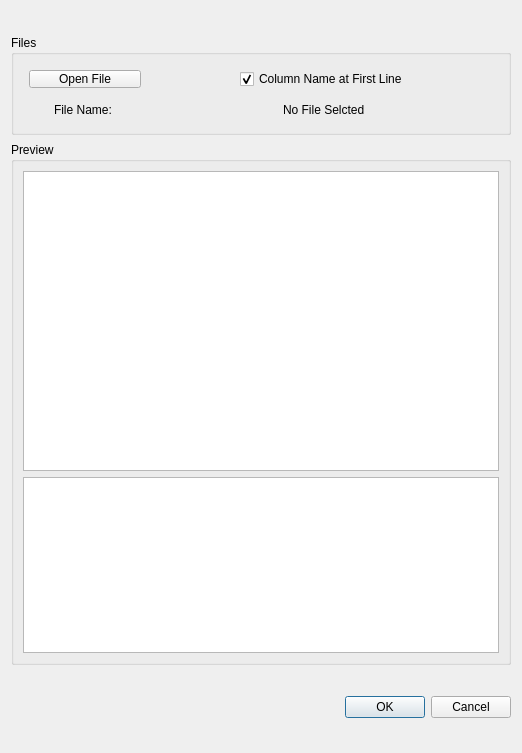
<?xml version="1.0" encoding="UTF-8"?>
<ui version="4.0">
 <class>file_reader_dialog</class>
 <widget class="QDialog" name="file_reader_dialog">
  <property name="geometry">
   <rect>
    <x>0</x>
    <y>0</y>
    <width>518</width>
    <height>753</height>
   </rect>
  </property>
  <property name="windowTitle">
   <string>File Reader Dialog</string>
  </property>
  <property name="styleSheet">
   <string notr="true">background: None;</string>
  </property>
  <layout class="QVBoxLayout" name="verticalLayout">
   <item>
    <spacer name="verticalSpacer_4">
     <property name="orientation">
      <enum>Qt::Vertical</enum>
     </property>
     <property name="sizeHint" stdset="0">
      <size>
       <width>20</width>
       <height>40</height>
      </size>
     </property>
    </spacer>
   </item>
   <item>
    <widget class="QGroupBox" name="groupBox">
     <property name="minimumSize">
      <size>
       <width>400</width>
       <height>100</height>
      </size>
     </property>
     <property name="title">
      <string>Files</string>
     </property>
     <layout class="QGridLayout" name="gridLayout" rowstretch="2,1" columnstretch="1,3">
      <property name="leftMargin">
       <number>15</number>
      </property>
      <property name="topMargin">
       <number>15</number>
      </property>
      <property name="rightMargin">
       <number>15</number>
      </property>
      <property name="bottomMargin">
       <number>15</number>
      </property>
      <property name="spacing">
       <number>15</number>
      </property>
      <item row="0" column="0">
       <widget class="Open_File_Btn" name="open_file_btn">
        <property name="text">
         <string>Open File</string>
        </property>
       </widget>
      </item>
      <item row="1" column="1" alignment="Qt::AlignHCenter|Qt::AlignVCenter">
       <widget class="QLabel" name="display_file_name_label">
        <property name="styleSheet">
         <string notr="true"/>
        </property>
        <property name="text">
         <string>No File Selcted</string>
        </property>
       </widget>
      </item>
      <item row="1" column="0" alignment="Qt::AlignHCenter">
       <widget class="QLabel" name="label">
        <property name="styleSheet">
         <string notr="true">font: 12pt &quot;Arial&quot;;</string>
        </property>
        <property name="text">
         <string>File Name: </string>
        </property>
       </widget>
      </item>
      <item row="0" column="1" alignment="Qt::AlignHCenter">
       <widget class="QCheckBox" name="checkBox">
        <property name="text">
         <string>Column Name at First Line</string>
        </property>
        <property name="checked">
         <bool>true</bool>
        </property>
       </widget>
      </item>
     </layout>
    </widget>
   </item>
   <item>
    <spacer name="verticalSpacer">
     <property name="orientation">
      <enum>Qt::Vertical</enum>
     </property>
     <property name="sizeHint" stdset="0">
      <size>
       <width>20</width>
       <height>16</height>
      </size>
     </property>
    </spacer>
   </item>
   <item>
    <widget class="QGroupBox" name="groupBox_2">
     <property name="minimumSize">
      <size>
       <width>500</width>
       <height>300</height>
      </size>
     </property>
     <property name="title">
      <string>Preview</string>
     </property>
     <layout class="QVBoxLayout" name="verticalLayout_2">
      <item>
       <widget class="QTableWidget" name="tableWidget">
        <property name="minimumSize">
         <size>
          <width>400</width>
          <height>300</height>
         </size>
        </property>
        <property name="showGrid">
         <bool>true</bool>
        </property>
        <attribute name="horizontalHeaderVisible">
         <bool>true</bool>
        </attribute>
       </widget>
      </item>
      <item>
       <widget class="Auxiliary_Table" name="tableWidget_describe"/>
      </item>
     </layout>
    </widget>
   </item>
   <item>
    <spacer name="verticalSpacer_3">
     <property name="orientation">
      <enum>Qt::Vertical</enum>
     </property>
     <property name="sizeHint" stdset="0">
      <size>
       <width>20</width>
       <height>40</height>
      </size>
     </property>
    </spacer>
   </item>
   <item>
    <widget class="QDialogButtonBox" name="buttonBox">
     <property name="orientation">
      <enum>Qt::Horizontal</enum>
     </property>
     <property name="standardButtons">
      <set>QDialogButtonBox::Cancel|QDialogButtonBox::Ok</set>
     </property>
    </widget>
   </item>
   <item>
    <spacer name="verticalSpacer_2">
     <property name="orientation">
      <enum>Qt::Vertical</enum>
     </property>
     <property name="sizeHint" stdset="0">
      <size>
       <width>20</width>
       <height>40</height>
      </size>
     </property>
    </spacer>
   </item>
  </layout>
 </widget>
 <customwidgets>
  <customwidget>
   <class>Open_File_Btn</class>
   <extends>QPushButton</extends>
   <header>open_file_btn</header>
   <slots>
    <signal>file_path_changed()</signal>
   </slots>
  </customwidget>
  <customwidget>
   <class>Auxiliary_Table</class>
   <extends>QTableWidget</extends>
   <header>auxiliary_table</header>
   <slots>
    <slot>select_column()</slot>
   </slots>
  </customwidget>
 </customwidgets>
 <resources/>
 <connections>
  <connection>
   <sender>buttonBox</sender>
   <signal>accepted()</signal>
   <receiver>file_reader_dialog</receiver>
   <slot>accept()</slot>
   <hints>
    <hint type="sourcelabel">
     <x>277</x>
     <y>678</y>
    </hint>
    <hint type="destinationlabel">
     <x>157</x>
     <y>274</y>
    </hint>
   </hints>
  </connection>
  <connection>
   <sender>buttonBox</sender>
   <signal>rejected()</signal>
   <receiver>file_reader_dialog</receiver>
   <slot>reject()</slot>
   <hints>
    <hint type="sourcelabel">
     <x>345</x>
     <y>678</y>
    </hint>
    <hint type="destinationlabel">
     <x>286</x>
     <y>274</y>
    </hint>
   </hints>
  </connection>
  <connection>
   <sender>open_file_btn</sender>
   <signal>file_path_changed()</signal>
   <receiver>file_reader_dialog</receiver>
   <slot>open_file_btn_clicked()</slot>
   <hints>
    <hint type="sourcelabel">
     <x>115</x>
     <y>53</y>
    </hint>
    <hint type="destinationlabel">
     <x>514</x>
     <y>173</y>
    </hint>
   </hints>
  </connection>
  <connection>
   <sender>tableWidget</sender>
   <signal>cellClicked(int,int)</signal>
   <receiver>tableWidget_describe</receiver>
   <slot>select_column()</slot>
   <hints>
    <hint type="sourcelabel">
     <x>409</x>
     <y>398</y>
    </hint>
    <hint type="destinationlabel">
     <x>433</x>
     <y>579</y>
    </hint>
   </hints>
  </connection>
  <connection>
   <sender>tableWidget</sender>
   <signal>cellChanged(int,int)</signal>
   <receiver>tableWidget_describe</receiver>
   <slot>select_column()</slot>
   <hints>
    <hint type="sourcelabel">
     <x>393</x>
     <y>282</y>
    </hint>
    <hint type="destinationlabel">
     <x>467</x>
     <y>558</y>
    </hint>
   </hints>
  </connection>
 </connections>
 <slots>
  <slot>open_file_btn_clicked()</slot>
  <slot>display_table()</slot>
 </slots>
</ui>
